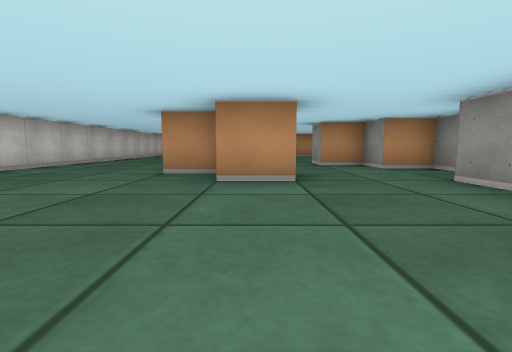
View 1 (above)

13 first-person views from a walk through a cub3D ray-caster map. The camera is about half as high as the walls, tilts 6° down and sees 85° across. The floor is counted in squares. Each view is taken from the middle of a square. On the plan, view 1 faces up. The plan holds only what a view shows up to about 9 squares ahead; the rest is blank.

View 2
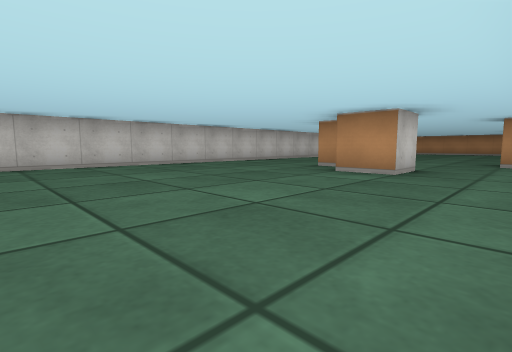

View 3
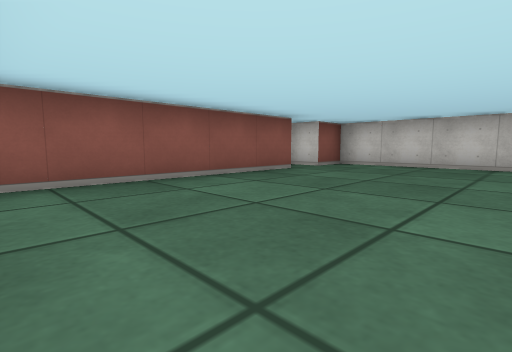

View 4
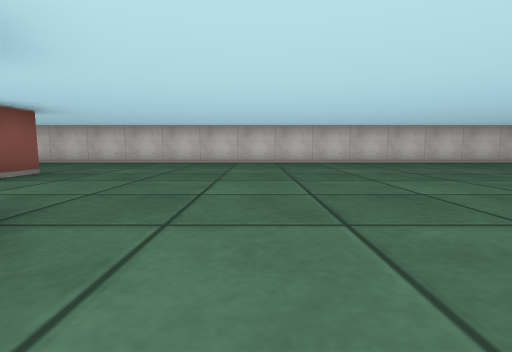

View 5
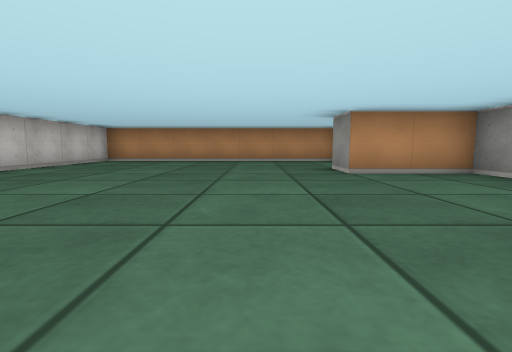

View 6
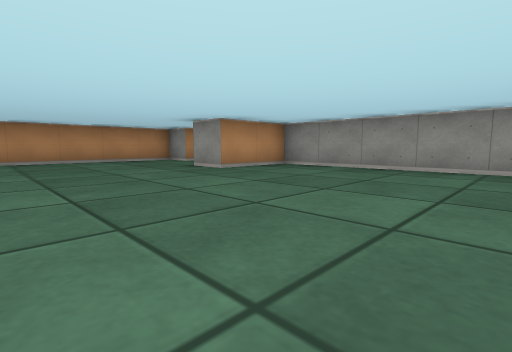

View 7
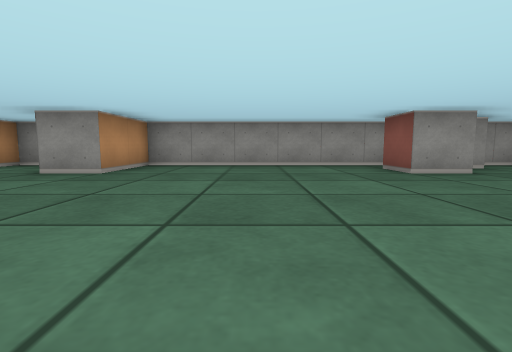

View 8
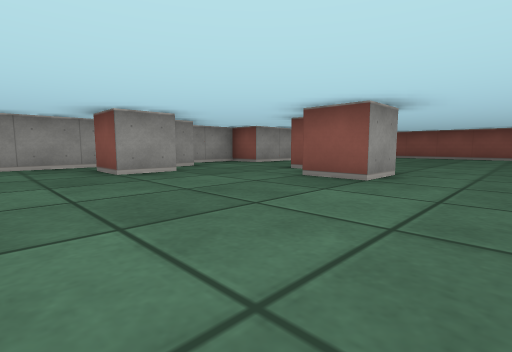

View 9
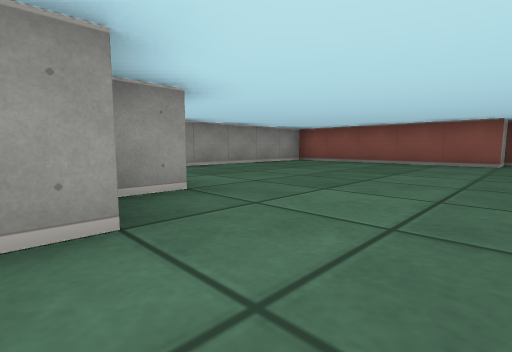

View 10
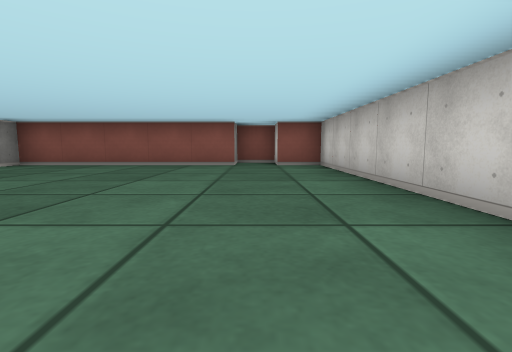

View 11
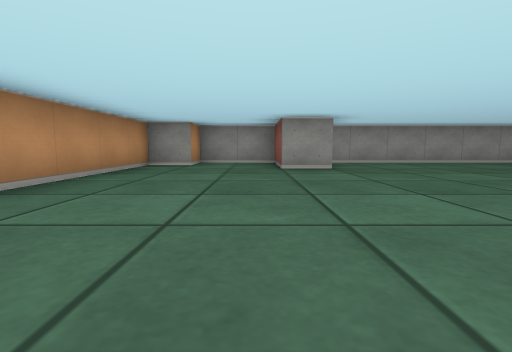

View 12
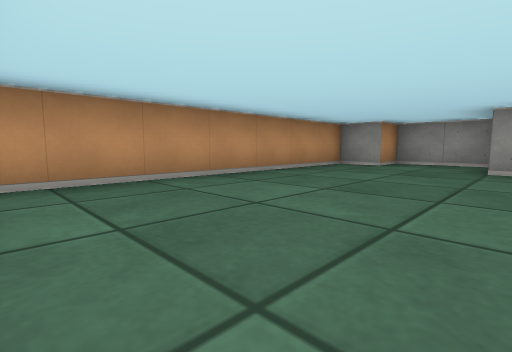

View 13
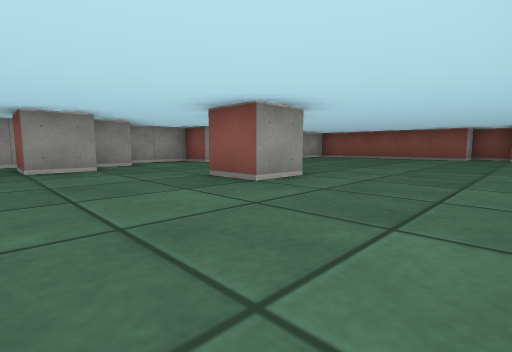

### Floor plan
Points are (right, up) in squares from view 1. A wall is a line through its corners. A room is listed if a view was taken in it or the views show most of it. See-through windows are left out.
Room 1 (views 1, 2, 3, 4, 5, 6, 7, 8, 9, 10, 11, 12, 13)
walls: (0.5, 4.5) (0.5, 3.5) (-0.5, 3.5) (-0.5, 4.5) (-1.5, 4.5) (-1.5, 5.5) (-0.5, 5.5); (3.5, 7) (3.5, 12.5) (1.5, 12.5) (1.5, 13.5) (3.5, 13.5) (3.5, 15.5) (2.5, 15.5) (2.5, 16.5) (-4.5, 16.5) (-4.5, -2.5) (-3.5, -2.5) (-3.5, -3.5) (-2.5, -3.5) (-2.5, -2.5) (2.5, -2.5) (2.5, 3.5) (3.5, 3.5) (3.5, 5.5) (2.5, 5.5) (2.5, 6.5) (1.5, 6.5) (1.5, 7.5) (2.5, 7.5)

Positions as (right, up) in squares from view 1, and headings:
1: (0, 0), facing up
2: (2, -1), facing up-left
3: (2, 1), facing down-left
4: (3, 9), facing left
5: (0, 8), facing up
6: (-2, 8), facing up-right
7: (-3, 10), facing right
8: (-3, 9), facing down-right
9: (-3, 5), facing down-right
10: (-3, 4), facing down
11: (-4, 14), facing right
12: (-4, 13), facing up-right
13: (-4, 8), facing down-right
